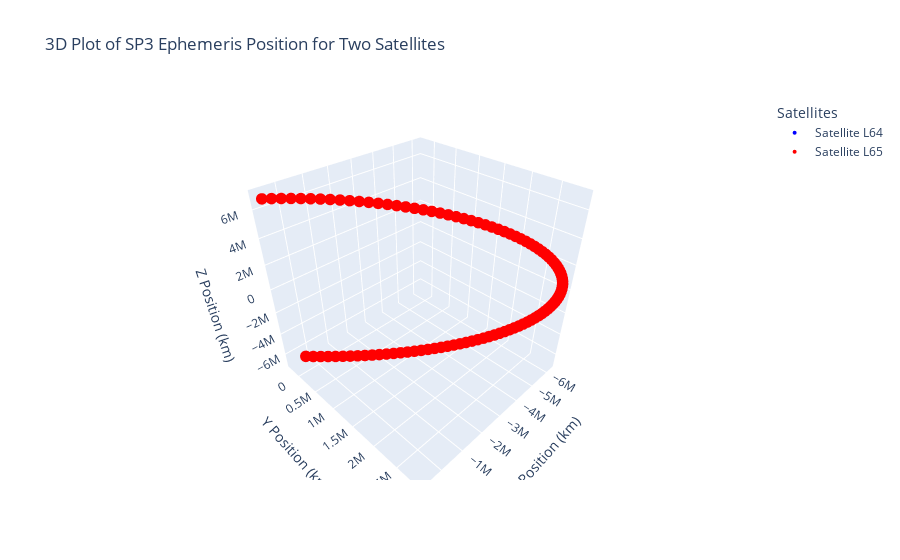

Notebook code cell kept with this figure:
### Markdown cell above
### Time plot of data

### Code cell
import plotly.graph_objects as go

# Your existing data for sp3_ephemeris_L64
x_L64 = [entry['position'][0] for entry in sp3_ephemeris[0:100]]
y_L64 = [entry['position'][1] for entry in sp3_ephemeris[0:100]]
z_L64 = [entry['position'][2] for entry in sp3_ephemeris[0:100]]

# Extracting data for sp3_ephemeris_L65
x_L65 = [entry['position'][0] for entry in sp3_ephemeris[0:100]]
y_L65 = [entry['position'][1] for entry in sp3_ephemeris[0:100]]
z_L65 = [entry['position'][2] for entry in sp3_ephemeris[0:100]]

# Create a Plotly figure
fig = go.Figure()

# Adding trace for sp3_ephemeris_L64
fig.add_trace(go.Scatter3d(x=x_L64, y=y_L64, z=z_L64, mode='markers',
                           marker=dict(size=4, color='blue'),
                           name='Satellite L64'))

# Adding trace for sp3_ephemeris_L65
fig.add_trace(go.Scatter3d(x=x_L65, y=y_L65, z=z_L65, mode='markers',
                           marker=dict(size=4, color='red'),
                           name='Satellite L65'))

# Updating layout
fig.update_layout(
    title='3D Plot of SP3 Ephemeris Position for Two Satellites',
    scene=dict(
        xaxis_title='X Position (km)',
        yaxis_title='Y Position (km)',
        zaxis_title='Z Position (km)'
    ),
    legend_title='Satellites'
)

fig.show()
